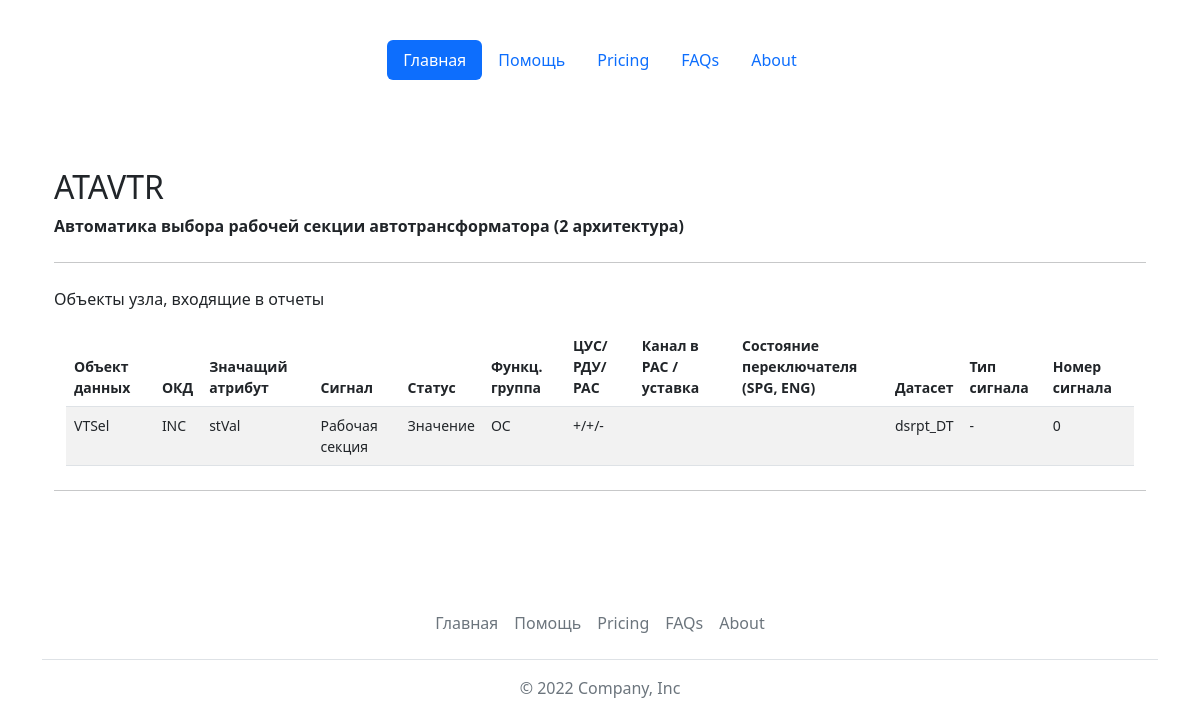
/lntypes/show/?name=ATAVTR&type=ln, run on an earlier commit of the app's database.
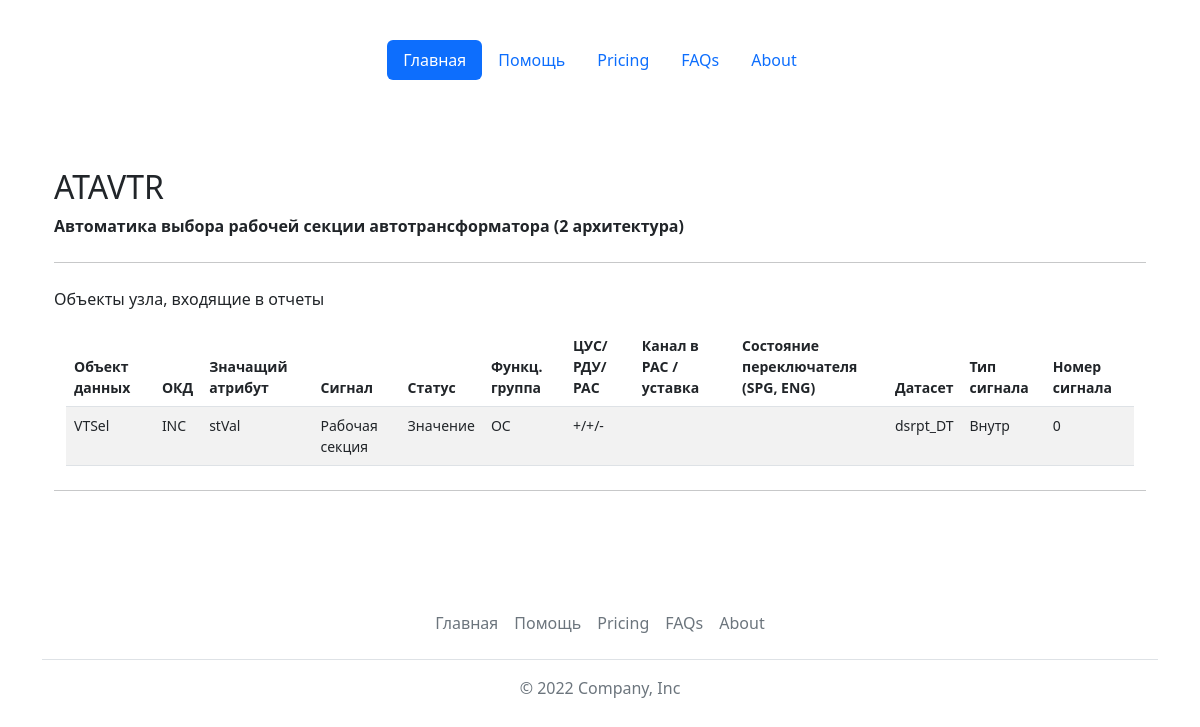
And on a later commit of the database.
### base_types/models.py (models this page shows)
class LNobject(models.Model):
    CUS_CHOICES = [
        ('+', '+'),
        ('-', '-')
    ]
    RAS_CHOICES = [
        ('+', '+'),
        ('-', '-'),
        ('П', 'П')
    ]
    SIG_CHOICES = [
        ('Внутр', 'Внутренний сигнал'),
        ('ВнутрШтрих', 'Внутренний штриховой'),
        ('-', 'Без прорисовки')
    ]
    id = models.AutoField(primary_key=True)
    data_object = models.ForeignKey(DataObjects, on_delete=models.CASCADE, verbose_name='Объект данных')
    cdc = models.ForeignKey(CDCs, on_delete=models.CASCADE, verbose_name='ОКД')
    signal = models.ForeignKey(Signals, on_delete=models.CASCADE, verbose_name='Сигнал', null=True, default='<не задан>')
    status = models.ForeignKey(Statuses, on_delete=models.CASCADE, verbose_name='Статус сигнала', blank=True, null=True)
    clue_attr = models.ForeignKey(ClueAttrs, on_delete=models.CASCADE, verbose_name='Значащий атрибут', default='<не задан>')
    func_group = models.IntegerField(verbose_name='Функ. группа', default=-1)
    cus = models.CharField(max_length=1, choices=CUS_CHOICES, default='-', verbose_name='ЦУС')
    rdu = models.CharField(max_length=1, choices=CUS_CHOICES, default='-', verbose_name='РДУ')
    ras = models.CharField(max_length=1, choices=RAS_CHOICES, default='-', verbose_name='РАС')
    dataset = models.ForeignKey(Datasets, on_delete=models.CASCADE, verbose_name='Датасет', blank=True, null=True)
    sgras_name = models.CharField(max_length=256, verbose_name='Обозначение РАС/Уставка', blank=True)
    sg_modes = models.ForeignKey(SG_modes, on_delete=models.PROTECT, verbose_name='Состояние программного ключа', blank=True, null=True) # добавил состояния прогрм ключа
    signal_type = models.CharField(max_length=32, choices=SIG_CHOICES, default='-', verbose_name='Тип сигнала (чертеж)')
    signal_number = models.IntegerField(verbose_name='Номер выхода (чертеж)', default=0)
    def __str__(self):
        return str(self.data_object)
    class Meta:
        verbose_name = 'Объект логического узла'
        verbose_name_plural = 'Объекты логических узлов'
        ordering = ['data_object']
    @property
    def get_dataset(self):
        if self.dataset:
            return str(self.dataset)
        else:
            return "-"
    @property
    def get_sg_modes(self):
        if self.sg_modes:
            return str(self.sg_modes)
        else:
            return ""

class DataObjects(models.Model):
    id = models.AutoField(primary_key=True)
    name = models.CharField(max_length=64, verbose_name='Объект данных', unique=True)
    def __str__(self):
        return self.name
    class Meta:
        verbose_name = 'Объект данных логического узла'
        verbose_name_plural = 'Объекты данных логического узла'
        ordering = ['name']

class CDCs(models.Model):
    id = models.AutoField(primary_key=True)
    name = models.CharField(max_length=64, verbose_name='ОКД', default='', unique=True)
    def __str__(self):
        return self.name
    class Meta:
        verbose_name = 'ОКД'
        verbose_name_plural = 'ОКД'
        ordering = ['name']

class ClueAttrs(models.Model):
    id = models.AutoField(primary_key=True)
    name = models.CharField(max_length=64, verbose_name='Описание', unique=True)
    def __str__(self):
        return self.name
    class Meta:
        verbose_name = 'Значащий атрибут'
        verbose_name_plural = 'Значащие атрибуты'
        ordering = ['name']

class Signals(models.Model):
    id = models.AutoField(primary_key=True)
    name = models.CharField(max_length=64, verbose_name='Сигналы', unique=True)
    def __str__(self):
        return self.name
    class Meta:
        verbose_name = 'Перечень сигналов'
        verbose_name_plural = 'Перечни сигналов'
        ordering = ['name']

class Statuses(models.Model):
    id = models.AutoField(primary_key=True)
    name = models.CharField(max_length=256, verbose_name='Статусы сигнала', unique=True)
    def __str__(self):
        return self.name
    class Meta:
        verbose_name = 'Статус сигнала'
        verbose_name_plural = 'Статусы сигнала'
        ordering = ['name']

class Datasets(models.Model):
    id = models.AutoField(primary_key=True)
    name = models.CharField(max_length=256, verbose_name='Датасет', unique=True)
    def __str__(self):
        return self.name
    class Meta:
        verbose_name = 'Датасет'
        verbose_name_plural = 'Датасеты'
        ordering = ['name']

### base_types/views.py (the view, shortened to what this page needs)
# urls.py: path('lntypes/show/', views.show),
def show(request):
    name = request.GET.get('name')
    type = request.GET.get('type')
    if type == 'ln':
        lntype = LogicNodesTypes.objects.get(name=name)
        objects = LNtypeObjConnections.objects.all().filter(ln_type=lntype.id)
        objs = list()
        for item in objects.iterator():
            print('------------>', item.ln_obj)
            object_id = DataObjects.objects.get(name=item.ln_obj)
            object = LNobject.objects.get(data_object=object_id)
            objs.append(object)
            print('------------>', objs)
        objs.sort(key=lambda x: (str(x.dataset), str(x.func_group))) #str(x.cdc)[2], str(x.cdc)[0]
        return render(request, 'base_types/showlnobj.html', {'objs': objs, 'lntype':lntype})

### templates/base_types/showlnobj.html (shortened to what this page needs)
{% extends 'base.html' %}
{% block content %}
<main class="container py-5">
        {% if objs %}
        <h2 class="mt-4">{{lntype.name}}</h2>
        <p><strong>{{lntype.description}}</strong></p>
        <hr class="my-4">
        <p>Объекты узла, входящие в отчеты</p>
        <div class="container small">
        <table class="table table-striped table-hover">
            <thead>
                <tr>
                  <th scope="col">Объект данных</th>
                  <th scope="col">ОКД</th>
                  <th scope="col">Значащий атрибут</th>
                  <th scope="col">Сигнал</th>
                  <th scope="col">Статус</th>
                  <th scope="col">Функц. группа</th>
                  <th scope="col">ЦУС/ РДУ/ РАС</th>
                  <th scope="col">Канал в РАС / уставка</th>
                  <th scope="col">Состояние переключателя <br>(SPG, ENG)</th>
                  <th scope="col">Датасет</th>
                  <th scope="col">Тип сигнала</th>
                  <th scope="col">Номер сигнала</th>
                </tr>
            </thead>
            <tbody>
            {% for item in objs %}
                <tr>
                    <td>{{item.data_object}}</td>
                    <td>{{item.cdc}}</td>
                    <td>{{item.clue_attr}}</td>
                    <td>{{item.signal}}</td>
                    <td>{{item.status}}</td>
                    {% if item.func_group > 21 and item.func_group < 24 %}<td>ОС</td>{% endif %}
                    <td>{{item.cus}}/{{item.rdu}}/{{item.ras}}</td>
                    <td>{{item.sgras_name}}</td>
                    <td>{{item.get_sg_modes}}</td>
                    <td>{{item.get_dataset}}</td>
                    <td>{{item.signal_type}}</td>
                    <td>{{item.signal_number}}</td>
                </tr>
            {% endfor %}
            </tbody>
        </table>
        </div>
        <hr class="my-4">
        {% else %}
        <h2 class="mt-4">В типе логического узла "{{lntype.name}}" ({{lntype.description}}) нет объектов :(</h2>
        {% endif %}
</main>
{% endblock %}

What changed in the data, as far as the page shows it:
changed LNobject "VTSel": signal_type "-" → "Внутр"
